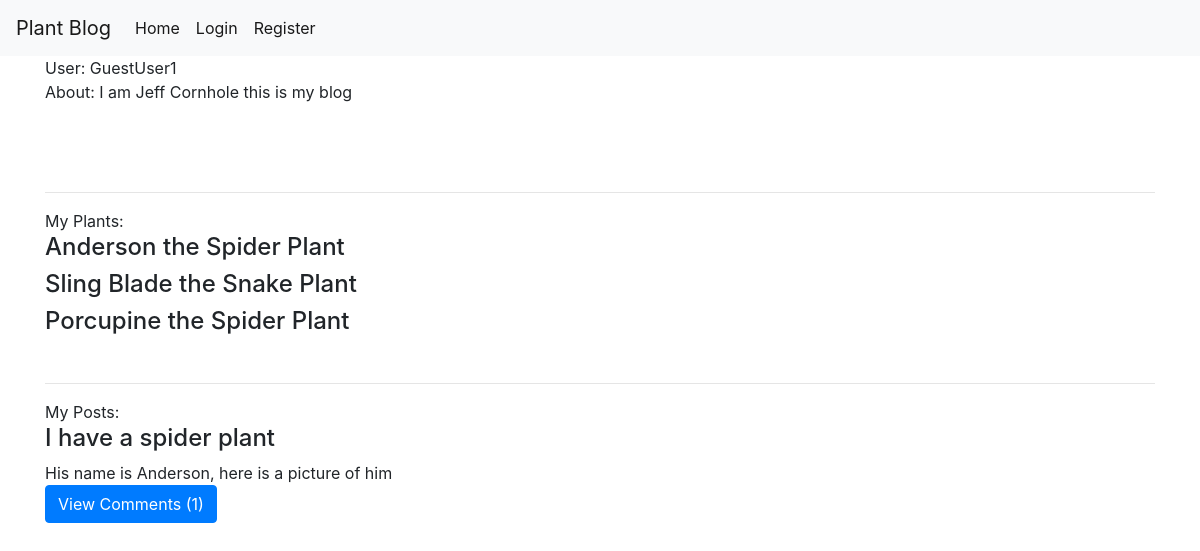
The page /profiles/user/GuestUser1 on the database as committed earlier.
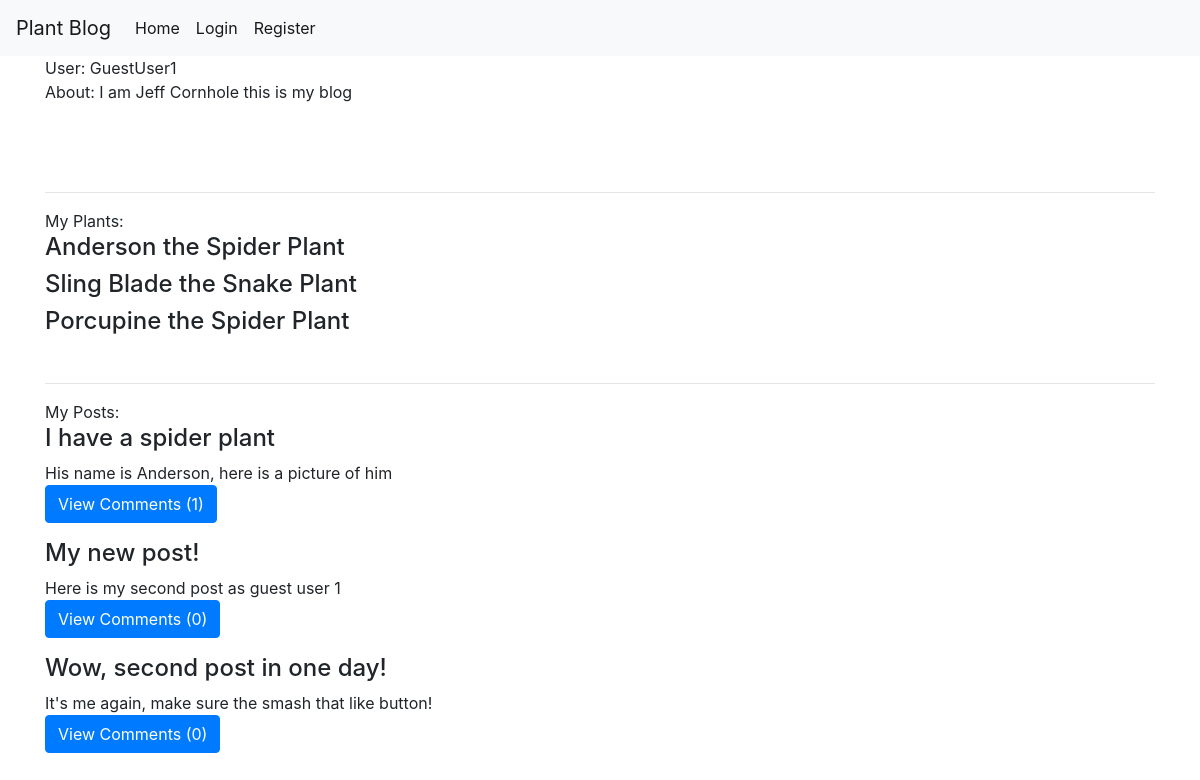
The same page on the database as committed later.
### profiles/models.py (models this page shows, shortened)
class UserProfile(models.Model):
  user = models.OneToOneField(User, unique=True, on_delete=models.CASCADE)
  profile_image = models.ImageField(default='default_profile.jpg', upload_to='profile_pic', blank=True)
  about = models.CharField(max_length=600, default='', blank=True)
  zipcode = models.CharField(max_length=5, default='', blank=True)
  requires_comment_validation = models.BooleanField(default=False)
  following = models.ManyToManyField('self', through='FollowedUser', symmetrical=False, related_name='is_following')

class UserPlant(models.Model):
  user = models.ForeignKey(User, on_delete=models.CASCADE)
  plant = models.ForeignKey('plants.Plant', on_delete=models.CASCADE)
  nickname = models.CharField(max_length=25, default='')
  userplant_image = models.ImageField(upload_to='userplant_pic', blank=True)

### plants/models.py (models this page shows, shortened)
class Plant(models.Model):
  name = models.CharField(max_length=80)
  bionominal = models.CharField(max_length=80)
  description = models.TextField()
  sun_pref_choices = [
      ('1', "High"),
      ('2', "Med/High"),
      ('3', "Med"),
      ('4', "Med/Low"),
      ('5', "Low"),
      ('6', "Any")]
  sun_pref = models.CharField(max_length=10, choices=sun_pref_choices)
  water_freq = models.IntegerField()
  fertilizer_freq = models.IntegerField()

### posts/models.py (models this page shows, shortened)
class Post(models.Model):
  author = models.ForeignKey(User, on_delete=models.CASCADE)
  title = models.CharField(max_length=200)
  text = models.TextField()
  post_image = models.ImageField(upload_to='post_picture', blank=True)
  created_dt = models.DateTimeField(default=timezone.now)
  published_dt = models.DateTimeField(blank=True, null=True)

### profiles/views.py (the view)
# urls.py: path('user/<str:username>', views.profile, name='profile'),
def profile(request, **kwargs):
  user = get_object_or_404(User, username=kwargs.get('username'))
  context = {
    'user_profile':UserProfile.objects.get(user=user),
    'user_plants':UserPlant.objects.filter(user=user),
    'posts':Post.objects.filter(author=user)
    }
  return render(request, 'profiles/user.html', context)

### profiles/templates/profiles/user.html (shortened to what this page needs)
{% extends "base.html" %}
{% block content %}
  User: {{ user_profile.user }} <br>
  About: {{ user_profile.about }} <br>
  <div class="media">
    <img src="{{ user_profile.user_image.url }}"> <br>
  </div><br><br>
  <hr>
    My Plants:
  {% for plant in user_plants %}
    <h4> {{ plant.nickname }} the {{ plant.plant.name }} </h4>
  {% endfor %}
  <br>
  <hr>
   My Posts: <br>
  {% for post in posts %}
    <h4> {{ post.title }} </h4>
    {{ post.text }} <br>
    <p>
      <a class="btn btn-primary" data-toggle="collapse" href="#collapseExample" role="button" aria-expanded="false" aria-controls="collapseExample">
        View Comments ({{post.comments.all.count}})
      </a>
    </p>
  {% endfor %}
{% endblock %}

### templates/base.html (shortened to what this page needs)
{% load static %}
<html>
<head>
    <link rel="stylesheet" href="{% static 'main.css' %}">
    <link rel="stylesheet" href="https://maxcdn.bootstrapcdn.com/bootstrap/4.0.0/css/bootstrap.min.css">
</head>
<body>
<nav class="navbar navbar-expand-lg navbar-light bg-light">
  <a class="navbar-brand" href="#">Plant Blog</a>
  <div class="collapse navbar-collapse" id="navbarNav">
    <ul class="navbar-nav">
        <a class="nav-item nav-link active" href="{% url 'plants:home' %}">Home</a>
        {% if user.is_authenticated %}
        <a class="nav-item nav-link active" href="{% url 'profiles:home' %}">My Profile</a>
        <a class="nav-item nav-link" href="{% url 'profiles:logout' %}">Logout</a>
        {% else %}
        <a class="nav-item nav-link active" href="{% url 'profiles:login' %}">Login</a>
        <a class="nav-item nav-link active" href="{% url 'profiles:register' %}">Register</a>
        {% endif %}
    </ul>
  </div>
</nav>
<main role="main" class="container">
      {% block content %}
      {% endblock %}
</main>
</body>
</html>

Rows that differ between the two databases and show on the page:
added Post: title "My new post!", text "Here is my second post as guest user 1", comments.all.count "0"
added Post: title "Wow, second post in one day!", text "It's me again, make sure the smash that like button!", comments.all.count "0"
